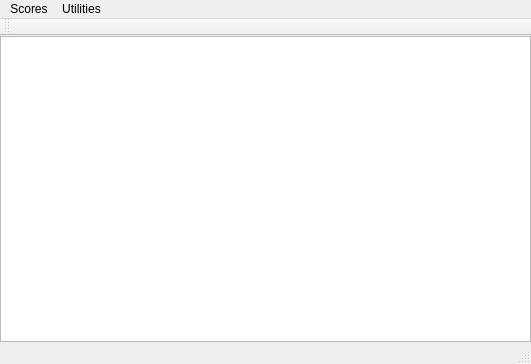
<?xml version="1.0" encoding="UTF-8"?>
<ui version="4.0">
 <class>GolfTrackerMainWindow</class>
 <widget class="QMainWindow" name="GolfTrackerMainWindow">
  <property name="geometry">
   <rect>
    <x>0</x>
    <y>0</y>
    <width>531</width>
    <height>364</height>
   </rect>
  </property>
  <property name="windowTitle">
   <string>GolfTrackerMainWindow</string>
  </property>
  <widget class="QWidget" name="centralWidget">
   <layout class="QVBoxLayout" name="verticalLayout">
    <property name="spacing">
     <number>0</number>
    </property>
    <property name="leftMargin">
     <number>0</number>
    </property>
    <property name="topMargin">
     <number>0</number>
    </property>
    <property name="rightMargin">
     <number>0</number>
    </property>
    <property name="bottomMargin">
     <number>0</number>
    </property>
    <item>
     <widget class="QTableView" name="tableView"/>
    </item>
   </layout>
  </widget>
  <widget class="QMenuBar" name="menuBar">
   <property name="geometry">
    <rect>
     <x>0</x>
     <y>0</y>
     <width>531</width>
     <height>25</height>
    </rect>
   </property>
   <widget class="QMenu" name="menuAdd_Score">
    <property name="title">
     <string>Scores</string>
    </property>
    <addaction name="actionAdd_Score"/>
    <addaction name="separator"/>
    <addaction name="actionSave_Scores"/>
    <addaction name="actionLoad_Scores"/>
   </widget>
   <widget class="QMenu" name="menuUtilities">
    <property name="title">
     <string>Utilities</string>
    </property>
    <addaction name="actionUpdate_Courses"/>
   </widget>
   <addaction name="menuAdd_Score"/>
   <addaction name="menuUtilities"/>
  </widget>
  <widget class="QToolBar" name="mainToolBar">
   <attribute name="toolBarArea">
    <enum>TopToolBarArea</enum>
   </attribute>
   <attribute name="toolBarBreak">
    <bool>false</bool>
   </attribute>
  </widget>
  <widget class="QStatusBar" name="statusBar"/>
  <action name="actionAdd_Score">
   <property name="text">
    <string>Add Score...</string>
   </property>
  </action>
  <action name="actionSave_Scores">
   <property name="text">
    <string>Save Scores...</string>
   </property>
  </action>
  <action name="actionLoad_Scores">
   <property name="text">
    <string>Load Scores...</string>
   </property>
  </action>
  <action name="actionUpdate_Courses">
   <property name="text">
    <string>Update Courses</string>
   </property>
  </action>
 </widget>
 <layoutdefault spacing="6" margin="11"/>
 <resources/>
 <connections/>
</ui>
